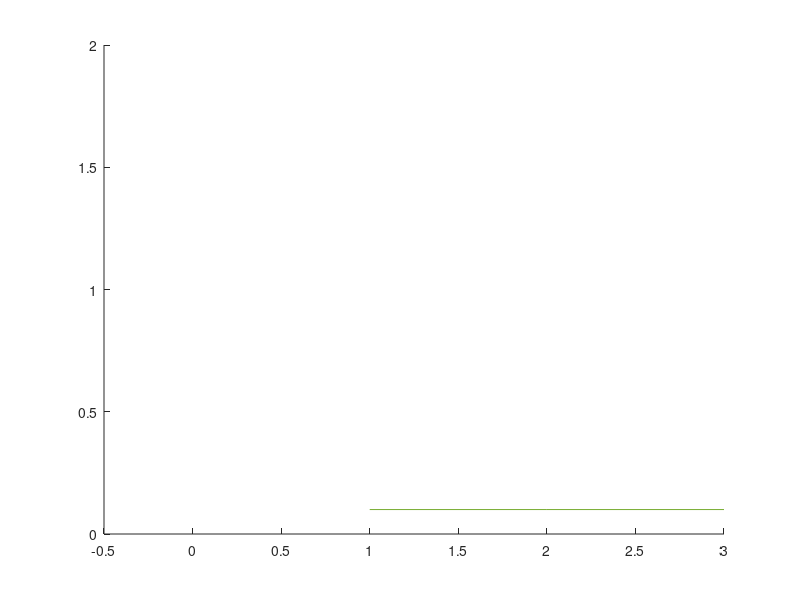

This chart was generated by the following MATLAB code: (Note: this script raises an error after producing the figure.)
clc; clear;

%%
% load side_data.mat;
% load slit_data.mat;
load roll_data.mat;

slit_curve = slit_curve(1:10:end,:);
slit_03 = slit_03(1:10:end,:);
slit_05 = slit_05(1:10:end,:);
slit_07 = slit_07(1:10:end,:);
slit_09 = slit_09(1:10:end,:);

%%
figure;
hold on;
% plot(slit_curve(1:41,1),LineWidth=1.5,LineStyle=":",Color=[0.1 0.1 0.1])
% plot(slit_03(1:41,1),LineWidth=1.5,LineStyle="-",Color=[0.3 0.3 0.3])
% plot(slit_05(1:41,1),LineWidth=1.5,LineStyle=":",Color=[0.5 0.5 0.5])
% plot(slit_07(1:41,1),LineWidth=1.5,LineStyle="-.",Color=[0.5 0.5 0.5])
% plot(slit_09(1:41,1),LineWidth=1.5,LineStyle="-",Color=[0.7 0.7 0.7])

% [“#1984c5”, "#22a7f0”, “#63bff0”, “#a7d5ed”, “#e2e2e2”, “#e1a692”, “#de6e56”, “#e14b31”, “#c23728”]
p1 = plot(slit_curve(1:46,1),LineWidth=1.5,LineStyle=":",Color=[0.1 0.1 0.1]); p1.Color(4) = 0.7;
p2 = plot(slit_03(1:46,1),LineWidth=1.5,LineStyle="-",Color="#000080"); p2.Color(4) = 0.7;
p3 = plot(slit_05(1:46,1),LineWidth=1.5,LineStyle="--",Color="#004d00"); p3.Color(4) = 0.7;
p4 = plot(slit_07(1:46,1),LineWidth=1.5,LineStyle="-",Color="#800020"); p4.Color(4) = 0.7;
p5 = plot(slit_09(1:46,1),LineWidth=1.5,LineStyle="--",Color="#B8860B"); p5.Color(4) = 0.7;

legend({"Serpenoid", "gamma = 0.3", "gamma = 0.5", "gamma = 0.7", "gamma = 0.9"},'NumColumns',3,FontSize=9,FontName='arial',Location='northwest',Fontweight='bold');

t = 1:5:200;
xticks(t);
xticklabels((t-1)*0.05);
xlim([1 41]);
% a = get(gca,'YTickLabel');  
% set(gca,'YTickLabel',a,'fontsize',11,'FontWeight','bold')

pos = -pi/3:pi/6:pi/2;
yticks(pos);
yticklabels({"-\pi/3", "-\pi/6", "0", "\pi/6", "\pi/3", "\pi/2"});
ylim([-pi/5.9999 pi/2.999]);
% a = get(gca,'XTickLabel');  
% set(gca,'XTickLabel',a,'fontsize',11,'FontWeight','bold')

ax = gca;
X = ax.XAxis;
Y = ax.YAxis;
X.FontSize = 11;
Y.FontSize = 11;
X.FontName = 'arial';
Y.FontName = 'arial';
X.FontWeight = 'bold';
Y.FontWeight = 'bold';

grid on;
% 
grid_ax = gca;
grid_ax.LineWidth = 1;
grid_ax.GridLineStyle = "--";
grid_ax.GridColor = [0.2 0.2 0.2];
% grid_ax.YGrid = "off";

xlabel("Time (sec)","FontSize",13,"FontName","arial","FontWeight","bold");
ylabel("Dorsal joint input (rad)","FontSize",13,"FontName","arial","FontWeight","bold");

pbaspect([2 0.8 0.8]);
clear a;

%%
figure;
hold on;
% plot(slit_curve(1:41,1),LineWidth=1.5,LineStyle=":",Color=[0.1 0.1 0.1])
% plot(slit_03(1:41,1),LineWidth=1.5,LineStyle="-",Color=[0.3 0.3 0.3])
% plot(slit_05(1:41,1),LineWidth=1.5,LineStyle=":",Color=[0.5 0.5 0.5])
% plot(slit_07(1:41,1),LineWidth=1.5,LineStyle="-.",Color=[0.5 0.5 0.5])
% plot(slit_09(1:41,1),LineWidth=1.5,LineStyle="-",Color=[0.7 0.7 0.7])

% [“#1984c5”, "#22a7f0”, “#63bff0”, “#a7d5ed”, “#e2e2e2”, “#e1a692”, “#de6e56”, “#e14b31”, “#c23728”]
p1 = plot(slit_curve(1:46,2),LineWidth=1.5,LineStyle=":",Color=[0.1 0.1 0.1]); p1.Color(4) = 0.7;
p2 = plot(slit_03(1:46,2),LineWidth=1.5,LineStyle="-",Color="#000080"); p2.Color(4) = 0.7;
p3 = plot(slit_05(1:46,2),LineWidth=1.5,LineStyle="--",Color="#004d00"); p3.Color(4) = 0.7;
p4 = plot(slit_07(1:46,2),LineWidth=1.5,LineStyle="-",Color="#800020"); p4.Color(4) = 0.7;
p5 = plot(slit_09(1:46,2),LineWidth=1.5,LineStyle="--",Color="#B8860B"); p5.Color(4) = 0.7;

legend({"Serpenoid", "gamma = 0.3", "gamma = 0.5", "gamma = 0.7", "gamma = 0.9"},'NumColumns',3,FontSize=9,FontName='arial',Location='northwest',Fontweight='bold');

t = 1:5:200;
xticks(t);
xticklabels((t-1)*0.05);
xlim([1 41]);
% a = get(gca,'YTickLabel');  
% set(gca,'YTickLabel',a,'fontsize',11,'FontWeight','bold')

pos = -pi/3:pi/6:pi/2;
yticks(pos);
yticklabels({"-\pi/3", "-\pi/6", "0", "\pi/6", "\pi/3", "\pi/2"});
ylim([-pi/5.9999 pi/2.999]);
% a = get(gca,'XTickLabel');  
% set(gca,'XTickLabel',a,'fontsize',11,'FontWeight','bold')

ax = gca;
X = ax.XAxis;
Y = ax.YAxis;
X.FontSize = 11;
Y.FontSize = 11;
X.FontName = 'arial';
Y.FontName = 'arial';
X.FontWeight = 'bold';
Y.FontWeight = 'bold';

grid on;
% 
grid_ax = gca;
grid_ax.LineWidth = 1;
grid_ax.GridLineStyle = "--";
grid_ax.GridColor = [0.2 0.2 0.2];
% grid_ax.YGrid = "off";

xlabel("Time (sec)","FontSize",13,"FontName","arial","FontWeight","bold");
ylabel("Lateral joint input (rad)","FontSize",13,"FontName","arial","FontWeight","bold");

pbaspect([2 0.8 0.8]);
clear a;

%%
figure;

hold on;
% plot(tra_curve(:,1),tra_curve(:,2));
% plot(tra_03(:,1),tra_03(:,2));
% plot(tra_05(:,1),tra_05(:,2));
% plot(tra_07(:,1),tra_07(:,2));
% plot(tra_09(:,1),tra_09(:,2));

p1 = plot(tra_curve(:,1),tra_curve(:,2),LineWidth=1.5,LineStyle=":",Color=[0.1 0.1 0.1]); p1.Color(4) = 0.7;
p2 = plot(tra_03(:,1),tra_03(:,2),LineWidth=1.5,LineStyle="-",Color="#000080"); p2.Color(4) = 0.7;
p3 = plot(tra_05(:,1),tra_05(:,2),LineWidth=1.5,LineStyle="-",Color="#004d00"); p3.Color(4) = 0.7;
p4 = plot(tra_07(:,1),tra_07(:,2),LineWidth=1.5,LineStyle="-",Color="#800020"); p4.Color(4) = 0.7;
p5 = plot(tra_09(:,1),tra_09(:,2),LineWidth=1.5,LineStyle="-",Color="#B8860B"); p5.Color(4) = 0.7;

rad_curve = norm(tra_curve(end,:));
rad_03 = norm(tra_03(end,:));
rad_05 = norm(tra_05(end,:));
rad_07 = norm(tra_07(end,:));
rad_09 = norm(tra_09(end,:));
theta = linspace(0, 2*pi, 3000);

x=rad_07*cos(theta);y=rad_07*sin(theta);plot(x,y,LineWidth=1,LineStyle="-.",Color=[0.1 0.1 0.1 0.8])
x=rad_09*cos(theta);y=rad_09*sin(theta);plot(x,y,LineWidth=1,LineStyle=":",Color=[0.1 0.1 0.1 0.8])
% x=rad_03*cos(theta);y=rad_03*sin(theta);plot(x,y)
% x=rad_05*cos(theta);y=rad_05*sin(theta);plot(x,y)
% x=rad_07*cos(theta);y=rad_07*sin(theta);plot(x,y)
% x=rad_09*cos(theta);y=rad_09*sin(theta);plot(x,y)

plot(tra_curve(end,1),tra_curve(end,2),Marker="o",MarkerSize=5,MarkerEdgeColor=[0.8 0.8 0.8],MarkerFaceColor=[0.1 0.1 0.1]);
plot(tra_03(end,1),tra_03(end,2),Marker="o",MarkerSize=5,MarkerEdgeColor=[0.8 0.8 0.8],MarkerFaceColor="#000080");
plot(tra_05(end,1),tra_05(end,2),Marker="o",MarkerSize=5,MarkerEdgeColor=[0.8 0.8 0.8],MarkerFaceColor="#004d00");
plot(tra_07(end,1),tra_07(end,2),Marker="o",MarkerSize=5,MarkerEdgeColor=[0.8 0.8 0.8],MarkerFaceColor="#800020");
plot(tra_09(end,1),tra_09(end,2),Marker="o",MarkerSize=5,MarkerEdgeColor=[0.8 0.8 0.8],MarkerFaceColor="#B8860B");

legend({"Serpenoid", "gamma = 0.3", "gamma = 0.5", "gamma = 0.7", "gamma = 0.9"},'NumColumns',2,FontSize=9,FontName='arial',Location='southwest',Fontweight='bold');

ax = gca;
X = ax.XAxis;
Y = ax.YAxis;
X.FontSize = 11;
Y.FontSize = 11;
X.FontName = 'arial';
Y.FontName = 'arial';
X.FontWeight = 'bold';
Y.FontWeight = 'bold';

default_x = [-1.75 1.75];
default_y = [-1 1];

xlim(default_x + 0.75)
ylim(default_y + 0.2)

grid on;
grid_ax = gca;
grid_ax.LineWidth = 1;
grid_ax.GridLineStyle = "--";
grid_ax.GridColor = [0.2 0.2 0.2];
grid_ax.Color = '#FEF9D7';

pbaspect([sum(abs(default_x)) sum(abs(default_y)) 0.8]);

xlabel("x (m)","FontSize",13,"FontName","arial","FontWeight","bold");
ylabel("y (m)","FontSize",13,"FontName","arial","FontWeight","bold");

%%
figure;

hold on;
% r_tra_curve = [tra_curve(:,1) -tra_curve(:,2)];
% r_tra_03 = [tra_03(:,1) -tra_03(:,2)];
% r_tra_05 = [tra_05(:,1) -tra_05(:,2)];
% r_tra_07 = [tra_07(:,1) -tra_07(:,2)];
% r_tra_09 = [tra_09(:,1) -tra_09(:,2)];

r_tra_curve = [tra_curve(:,1) tra_curve(:,2)];
r_tra_03 = [tra_03(:,1) tra_03(:,2)];
r_tra_05 = [tra_05(:,1) tra_05(:,2)];
r_tra_07 = [tra_07(:,1) tra_07(:,2)];
r_tra_09 = [tra_09(:,1) tra_09(:,2)];

p1 = plot(r_tra_curve(:,2),r_tra_curve(:,1),LineWidth=1.5,LineStyle=":",Color=[0.1 0.1 0.1]); p1.Color(4) = 0.7;
p2 = plot(r_tra_03(:,2),r_tra_03(:,1),LineWidth=1.5,LineStyle="-",Color="#000080"); p2.Color(4) = 0.7;
p3 = plot(r_tra_05(:,2),r_tra_05(:,1),LineWidth=1.5,LineStyle="-",Color="#004d00"); p3.Color(4) = 0.7;
p4 = plot(r_tra_07(:,2),r_tra_07(:,1),LineWidth=1.5,LineStyle="-",Color="#800020"); p4.Color(4) = 0.7;
p5 = plot(r_tra_09(:,2),r_tra_09(:,1),LineWidth=1.5,LineStyle="-",Color="#B8860B"); p5.Color(4) = 0.7;

rad_curve = norm(r_tra_curve(end,:));
rad_03 = norm(r_tra_03(end,:));
rad_05 = norm(r_tra_05(end,:));
rad_07 = norm(r_tra_07(end,:));
rad_09 = norm(r_tra_09(end,:));
theta = linspace(0, 2*pi, 3000);

x=rad_07*cos(theta);y=rad_07*sin(theta);plot(x,y,LineWidth=1,LineStyle="-.",Color=[0.1 0.1 0.1 0.8])
x=rad_09*cos(theta);y=rad_09*sin(theta);plot(x,y,LineWidth=1,LineStyle=":",Color=[0.1 0.1 0.1 0.8])
% x=rad_03*cos(theta);y=rad_03*sin(theta);plot(x,y)
% x=rad_05*cos(theta);y=rad_05*sin(theta);plot(x,y)
% x=rad_07*cos(theta);y=rad_07*sin(theta);plot(x,y)
% x=rad_09*cos(theta);y=rad_09*sin(theta);plot(x,y)

plot(r_tra_curve(end,2),r_tra_curve(end,1),Marker="o",MarkerSize=5,MarkerEdgeColor=[0.8 0.8 0.8],MarkerFaceColor=[0.1 0.1 0.1]);
plot(r_tra_03(end,2),r_tra_03(end,1),Marker="o",MarkerSize=5,MarkerEdgeColor=[0.8 0.8 0.8],MarkerFaceColor="#000080");
plot(r_tra_05(end,2),r_tra_05(end,1),Marker="o",MarkerSize=5,MarkerEdgeColor=[0.8 0.8 0.8],MarkerFaceColor="#004d00");
plot(r_tra_07(end,2),r_tra_07(end,1),Marker="o",MarkerSize=5,MarkerEdgeColor=[0.8 0.8 0.8],MarkerFaceColor="#800020");
plot(r_tra_09(end,2),r_tra_09(end,1),Marker="o",MarkerSize=5,MarkerEdgeColor=[0.8 0.8 0.8],MarkerFaceColor="#B8860B");

legend({"Serpenoid", "gamma = 0.3", "gamma = 0.5", "gamma = 0.7", "gamma = 0.9"},'NumColumns',2,FontSize=9,FontName='arial',Location='northwest',Fontweight='bold');
% 
% xticks(-9:1:9);
% yticks(-9:0.5:9);

ax = gca;
X = ax.XAxis;
Y = ax.YAxis;
X.FontSize = 11;
Y.FontSize = 11;
X.FontName = 'arial';
Y.FontName = 'arial';
X.FontWeight = 'bold';
Y.FontWeight = 'bold';

xtickformat('%.1f')
ytickformat('%.1f')

g_ratio = 1.15;

default_x = [-1 * 7 * g_ratio /2, 7 * g_ratio /2];
default_y = [-1 * 4 * g_ratio /2, 4 * g_ratio /2];

xlim(default_x + 0.00)
ylim(default_y - 0.70)

grid on;
grid_ax = gca;
grid_ax.LineWidth = 1;
grid_ax.GridLineStyle = "--";
grid_ax.GridColor = [0.2 0.2 0.2];
grid_ax.Color = '#FEF9D7';

pbaspect([sum(abs(default_x)) sum(abs(default_y)) 0.8]);
% pbaspect([3.5 2 0.8]);

xlabel("y (m)","FontSize",13,"FontName","arial","FontWeight","bold");
ylabel("x (m)","FontSize",13,"FontName","arial","FontWeight","bold");